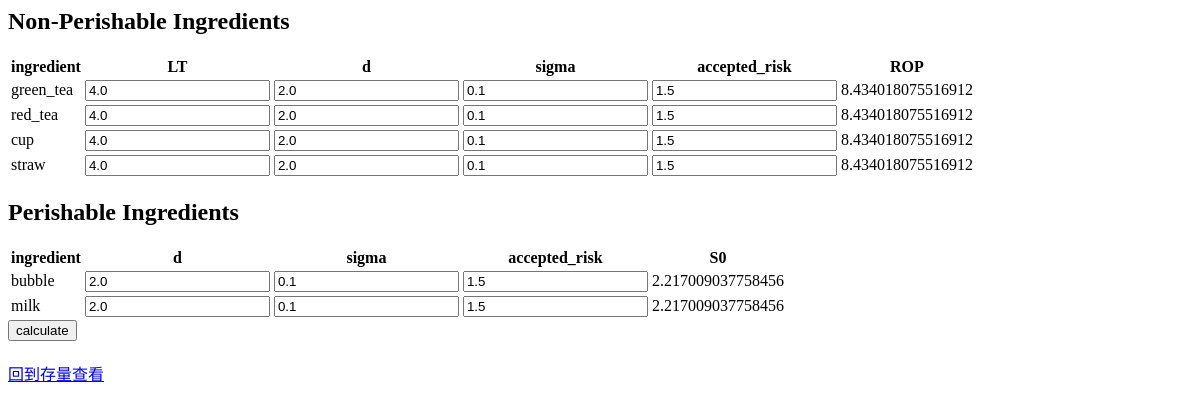
Before: /level_setup/ with the older database file.
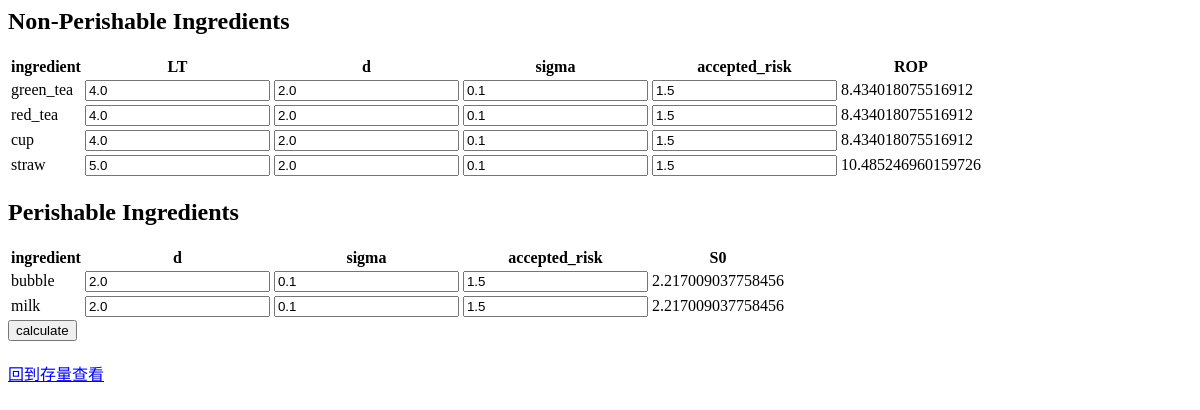
After: the same page with the newer database file.
### drink/models.py (models this page shows)
class ROP_Parameters(models.Model):
    ingredient_name = models.CharField(max_length=20)
    LT = models.FloatField()
    d  = models.FloatField()
    sigma = models.FloatField()
    accepted_risk= models.FloatField()
    ROP = models.FloatField(default=0)

### drink/views.py (the view, shortened to what this page needs)
# urls.py: path('level_setup/',level_setup),
def level_setup(request):
    i_para_list_ROP=list(ROP_Parameters.objects.all())
    i_para_list_S0=list(S0_Parameters.objects.all())
    for i in i_para_list_ROP:
        LT_str=str(i.ingredient_name)+"_LT"
        d_str=str(i.ingredient_name)+"_d"
        sigma_str=str(i.ingredient_name)+"_sigma"
        accepted_risk_str=str(i.ingredient_name)+"_accepted_risk"
    for i in i_para_list_S0:
        d_str=str(i.ingredient_name)+"_d"
        sigma_str=str(i.ingredient_name)+"_sigma"
        accepted_risk_str=str(i.ingredient_name)+"_accepted_risk"
    return render(request,'level_setup.html',locals())

### drink/templates/level_setup.html (shortened to what this page needs)
<html>
	<head>
	</head>
	<body>
		<form method="GET" action="">
				<h2>Non-Perishable Ingredients<h2>
			<table>
				<tr>
					<th>ingredient</th>
					<th>LT</th>
					<th>d</th>
					<th>sigma</th>
					<th>accepted_risk</th>
					<th>ROP</th>
				</tr>
				{%for i in i_para_list_ROP%}
				<tr>
					<td>{{i.ingredient_name}}</td>
					<td>
						<input name="{{i.ingredient_name}}_LT" id="{{i.ingredient_name}}_LT type="text" value="{{i.LT}}">
					</td>
					<td>
						<input name="{{i.ingredient_name}}_d" id="{{i.ingredient_name}}_d" type="text" value="{{i.d}}">
					</td>
					<td>
						<input name="{{i.ingredient_name}}_sigma" id="{{i.ingredient_name}}_sigma" type="text" value="{{i.sigma}}">
					</td>
					<td>
						<input name="{{i.ingredient_name}}_accepted_risk" id="{{i.ingredient_name}}_accepted_risk" type="text" value="{{i.accepted_risk}}">
					</td>
					<td>
						<p>{{i.ROP}}</p>
					</td>
				</tr>
				{%endfor%}
			</table>
			<h2>Perishable Ingredients<h2>
			<table>
				<tr>
					<th>ingredient</th>
					<th>d</th>
					<th>sigma</th>
					<th>accepted_risk</th>
					<th>S0</th>
				</tr>
				{%for i in i_para_list_S0%}
				<tr>
					<td>{{i.ingredient_name}}</td>
					<td>
						<input name="{{i.ingredient_name}}_d" id="{{i.ingredient_name}}_d" type="text" value="{{i.d}}">
					</td>
					<td>
						<input name="{{i.ingredient_name}}_sigma" id="{{i.ingredient_name}}_sigma" type="text" value="{{i.sigma}}">
					</td>
					<td>
						<input name="{{i.ingredient_name}}_accepted_risk" id="{{i.ingredient_name}}_accepted_risk" type="text" value="{{i.accepted_risk}}">
					</td>
					<td>
						<p>{{i.S0}}</p>
					</td>
				</tr>
				{%endfor%}
			</table>
			<input type="submit" value="calculate">
		</form>
			<a href="/listingredient">回到存量查看</a>
	</body>
</html>

Changed rows visible on the page:
changed ROP_Parameters "straw": LT "4.0" → "5.0"; ROP "8.434018075516912" → "10.485246960159726"
